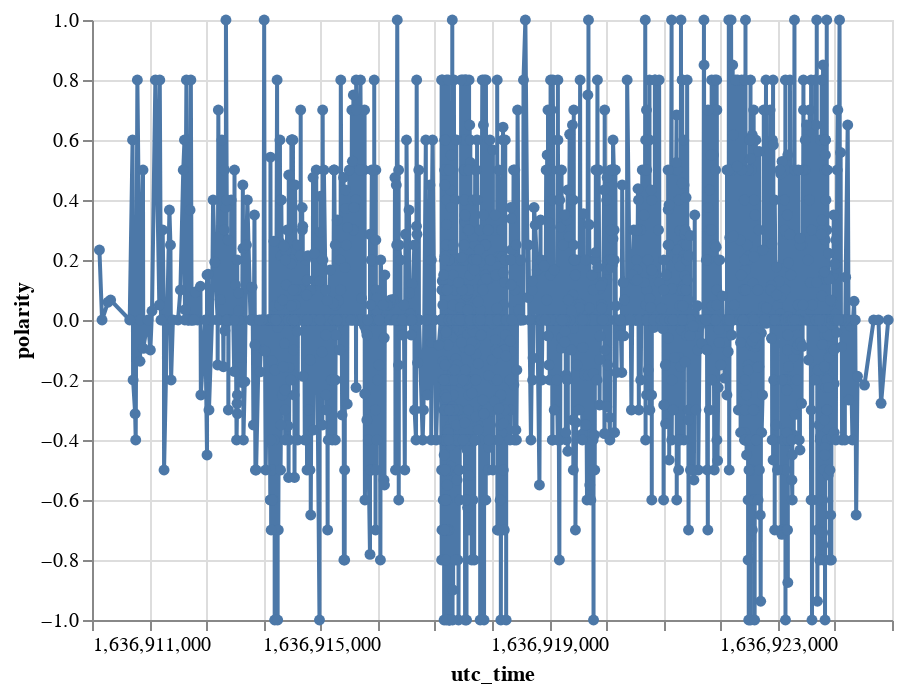

The cell this chart's notebook holds for it:
### Code cell
alt.Chart(data=comments_df[comments_df['utc_time']<1636925000]).mark_line(point=True).encode(
    alt.Y("polarity:Q"),
    x='utc_time'
)

### Figure 1 — Vega-Lite specification as saved in the notebook (floating-point values rounded to 4 significant figures; data arrays with more than 128 entries replaced by an {"elided": "..."} marker saying what was removed)
{"config": {"view": {"continuousWidth": 400, "continuousHeight": 300}}, "data": {"name": "data-866d1e493f60f885dd86359550c23bb4"}, "mark": {"type": "line", "point": true}, "encoding": {"x": {"field": "utc_time", "type": "quantitative"}, "y": {"field": "polarity", "type": "quantitative"}}, "$schema": "https://vega.github.io/schema/vega-lite/v4.17.0.json", "datasets": {"data-866d1e493f60f885dd86359550c23bb4": {"elided": "2139 records"}}}
